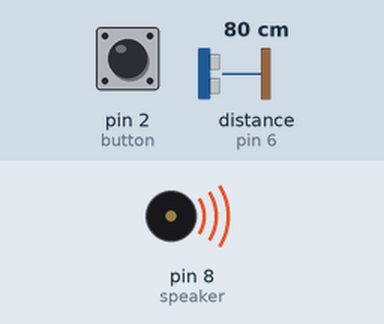
The sketch below on a simulated Arduino Uno, built with avr-gcc and run on an emulated ATmega328P. Parts: buzzer (waves = sounding). Wiring (inferred from the names in the program): ultrasonic range finder: trigger pin 7; echo pin 6. The test bench sets the inputs (shaded band); at power-on: pin 2 (button) HIGH, distance to the obstacle (sensor on pin 6) 80 cm. The echo pulse lasts 58.3 µs per cm.

Above: at 1.2 s.
1.3 s: pin 2 (button) pulled LOW for 0.15 s
At 1.9 s:
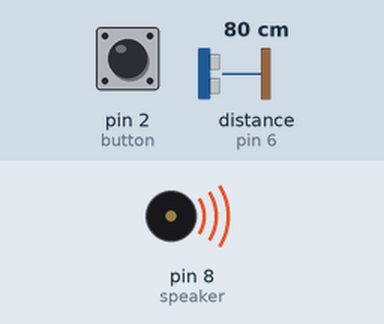
4.4 s: pin 2 (button) pulled LOW for 3.2 s
10.6 s: pin 2 (button) pulled LOW for 1 s
At 14.7 s:
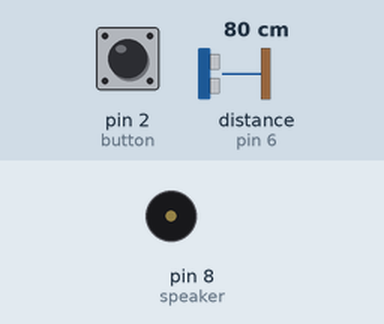
Timing chart, 0 to 16.6 s (numbered marks = the images above; inputs shaded):
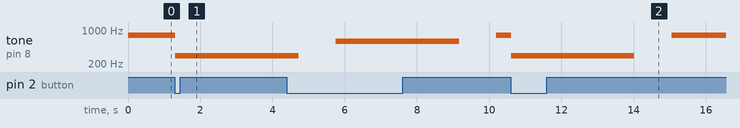

The sketch:

sweet_theremin_o_mine.ino
```cpp
/*
  Mike, mlk525
  June 17, 2020

  Program to play the opening riff
  from "Sweet Child O' Mine" by
  Guns N' Roses, using input from
  an ultrasonic sensor to determine
  tempo. A second mode is activated
  by pressing and holding a
  pushbutton, allowing the user to
  generate theremin-like sounds
  with the input from the ultrasonic
  sensor determining the frequency
  of the output tone.

  Circuit Schematic and Documentation available at:
  https://github.com/mike-leo-k/intro-to-im/tree/master/june%2017%20(musical_instrument)
*/

#include "pitches.h"  //including the library matching frequencies to musical notes
const int pingPin = 7; // Trigger Pin of Ultrasonic Sensor
const int echoPin = 6; // Echo Pin of Ultrasonic Sensor
const int button = 2; //  Pin that reads signal from button
const int speaker = 8;  // Pin connected to speaker

int var;  // mapped value of ultrasonic sensor stored in this variable
int melody[] = { NOTE_D4, NOTE_D5, NOTE_A4, NOTE_G4, NOTE_G5, NOTE_A4, NOTE_FS5, NOTE_A4};   //Array containing notes for "Sweet Child O' Mine"

int buttonState = 0;
//unsigned long previousMillis = 0;        //unused variables from attempt to replace the delay() function
//int currentMillis = 0;

void setup() {
  Serial.begin(9600); // Starting Serial Terminal
  //setting the pins to input or output
  pinMode(pingPin, OUTPUT);
  pinMode(echoPin, INPUT);
  pinMode(button, INPUT);
  pinMode(speaker, OUTPUT);
}

void loop() {
  buttonState = digitalRead(button);  //checking if the button has been pushed
  if (buttonState == LOW) { //if the button isn't pushed, the circuit will remain in "Sweet Child O' Mine" mode

    for (int thisNote = 0; thisNote < sizeof(melody) / sizeof(melody[0]); thisNote++) {
      //without a .length() method, dividing the size of the array by the size of one element in the array gives the number of elements

      long duration;    //this block of code uses the ultrasonic sensor to send and receive sound pulses in order to gauge distance
      digitalWrite(pingPin, LOW);
      delayMicroseconds(2);
      digitalWrite(pingPin, HIGH);
      delayMicroseconds(10);
      digitalWrite(pingPin, LOW);
      duration = pulseIn(echoPin, HIGH);  //this variable is directly proportional to the distance of anything held in front of the ultrasonic sensor

      //Serial.println(duration);     //this line is present in case troubleshooting the position of the ultrasonic sensor is required

      var = (int)map(duration, 0, 140000, 100, 100000);   //mapping the duration from its expected range to the range of possible note durations
      tone(speaker, melody[thisNote], var);   //generating sounds based on the initialized array of notes for the riff
      buttonState = digitalRead(button);      //checking once again if the button has been pressed
      if (buttonState == HIGH) {
        break;                                //if the button HAS been pressed, the for loop will be exited, allowing the second mode to activate
      }
      // unsigned long currentMillis = millis();     //the commented out lines are a failed attempt to replace the delay for the pause between notes
      int pauseBetweenNotes = var * 1.30;
      // while (currentMillis - previousMillis > pauseBetweenNotes) {
      //   previousMillis = currentMillis;
      //   tone(speaker, 0);
      // }
      delay(pauseBetweenNotes);
      noTone(speaker);

    }
  }


  else {    //activates immediately (or as soon as the code allows, anyway) once the button is pressed and held

    long duration;
    digitalWrite(pingPin, LOW);
    delayMicroseconds(2);
    digitalWrite(pingPin, HIGH);
    delayMicroseconds(10);
    digitalWrite(pingPin, LOW);

    duration = pulseIn(echoPin, HIGH);

    var = (int)map(duration, 100, 140000, 400, 12000);    //here the duration is mapped from its expected range to the desired range of frequencies we'd like produced
    tone(speaker, var);

  }
}
```

Measured:
- after the input at 1.3 s, tone on pin 8 (speaker): 776 Hz → 294 Hz at once
- after the input at 10.6 s, tone on pin 8 (speaker): 776 Hz → 294 Hz at once, → silent 3.4 s later, → 776 Hz 1.0 s later
